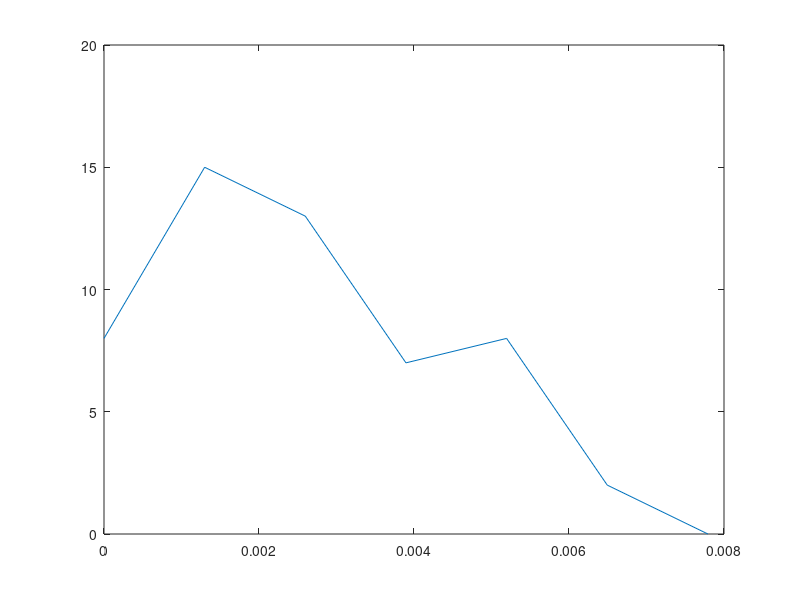

MATLAB code to generate this figure:
% Make a simple synthesized signal for microcontroller playback into a
% simple 4 bit parallel DAC.
% Copyright 2021 Aleks Zosuls

%sampleRate = 2000;
ptsPerCycle = 7;
A1 = 1;
F1 = 110;
A2 = .5;
F2 = 2* F1;
A3 = .2;
F3 = 2* F2;
T = (0:ptsPerCycle-1)./(ptsPerCycle*F1);
%T = (0:100-1)./(ptsPerCycle*F1);
s1 = A1* sin(2*pi*F1*T);
s2 = A2* sin(2*pi*F2*T);
s3 = A3* sin(2*pi*F3*T);

supahhPos = s1+s2+s3;
spNorm = supahhPos/max(supahhPos);
spShift = 15* (0.5*spNorm + 0.5);
quantz = round(spShift);
figure
plot(T,quantz)


%%


%use quantizer to make four bit version
%q = quantizer('mode', 'ufixed', 'overflowmode', 'saturate', 'format', [5 4]);
%output2 = quantize(q, spShift);